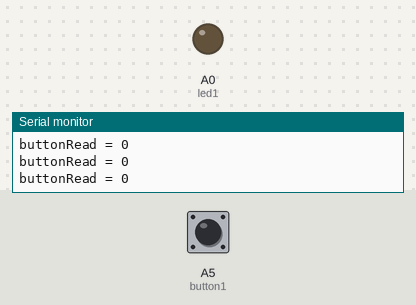
Simulated run of this sketch. Board: Arduino Uno, built with avr-gcc and run on an emulated ATmega328P. Shown: output pins drawn as LEDs (lit = HIGH), the last lines printed to the serial monitor. Dashed ring = blinking. Inputs (shaded band) come from the test bench; at power-on: A5 (button1) LOW.

Above: at 1.2 s.
1.3 s: A5 (button1) pulled HIGH for 1 s
At 1.48 s:
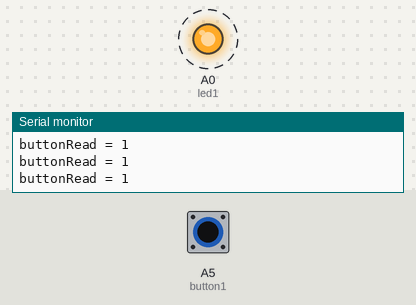
3.8 s: A5 (button1) pulled HIGH for 0.15 s
At 4.2 s:
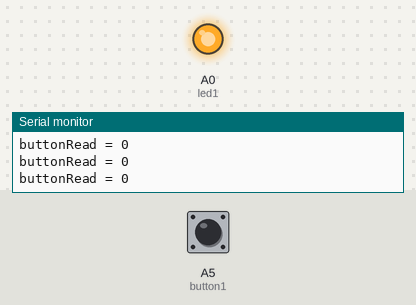
5.4 s: A5 (button1) pulled HIGH for 3.2 s
At 5.58 s:
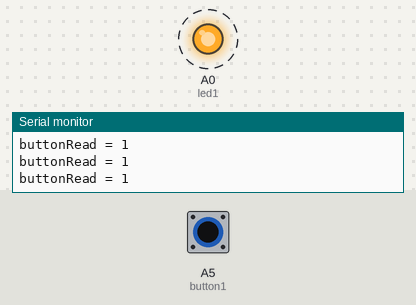
Timing chart, 0 to 10.1 s (numbered marks = the images above; inputs shaded):
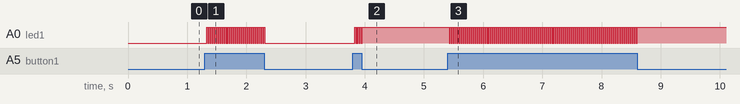

The sketch:

DigitalSWITCH-TOGGLE.ino
```cpp
//these global variables give names to pin numbers
const int led1 = A0;
const int button1 = A5;

//these varibles control the led state
bool led1State = 0;  //bool is either true or fales (1 or 0)

void setup() {
  //open a serial connection for Debug output to serial monitor
  Serial.begin(9600);
  pinMode(led1, OUTPUT);
  pinMode(button1, INPUT); //this makes button1 (pin A5) a digital input!
  digitalWrite(led1, led1State);
}

void loop() {
  /*
   * Buttons are more useful when they TOGGLE things on or off
   * To toggle the LED we still read the button pin
   * but now we use it to toggle a varible on or off (1 or 0)
   * Then we use that varible to write the led state
   * There is a new global variable up above the setup() fuction
   * It will control the desired state for the LED
   */

  int buttonRead = digitalRead(button1);
  delay(1);
  //debug output to see the current reading in the serial monitor
  Serial.print("buttonRead = ");
  Serial.println(buttonRead);

  //if the button is pushed
  if(buttonRead == 1) {
    led1State = !led1State; //! will make led1State the opposite of itself
  }

digitalWrite(led1, led1State);

}
```

Measured:
- after the input at 1.3 s, A0 (led1): alternates HIGH for 0.02 s and LOW for 0.02 s, 60 changes in all, then stays LOW, starting at once
- after the input at 3.8 s, A0 (led1): alternates HIGH for 0.02 s and LOW for 0.02 s, 9 changes in all, then stays HIGH, starting at once
- after the input at 5.4 s, A0 (led1): alternates HIGH for 0.02 s and LOW for 0.02 s, 192 changes in all, then stays HIGH, starting at once
